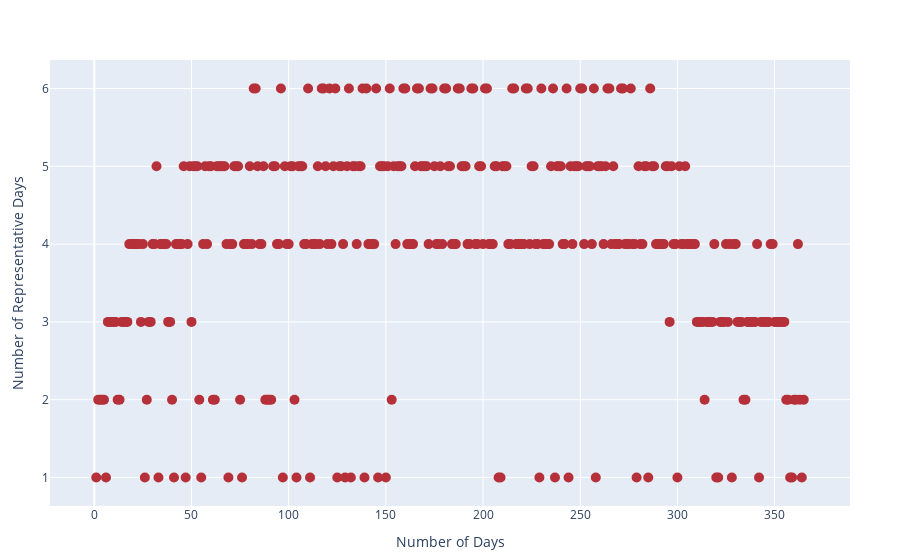

Notebook cell for this chart:
### Code cell
p = TSClustering.map_to_org(list_df=[cl],list_window=[w])

### Figure 1 — Plotly figure (JSON) as saved in the notebook; plotly's stock layout.template omitted (floating-point values rounded to 4 significant figures; data arrays with more than 128 entries replaced by an {"elided": "..."} marker saying what was removed)
{"data": [{"marker": {"color": "rgb(181,48,57)", "size": 10}, "mode": "markers", "name": "Euclidean", "type": "scatter", "x": {"elided": "365 int values"}, "y": {"elided": "365 int values"}}], "layout": {"margin": {"b": 50, "l": 50, "r": 50, "t": 60}, "xaxis": {"title": {"text": "Number of Days"}}, "yaxis": {"title": {"text": "Number of Representative Days"}}}}
